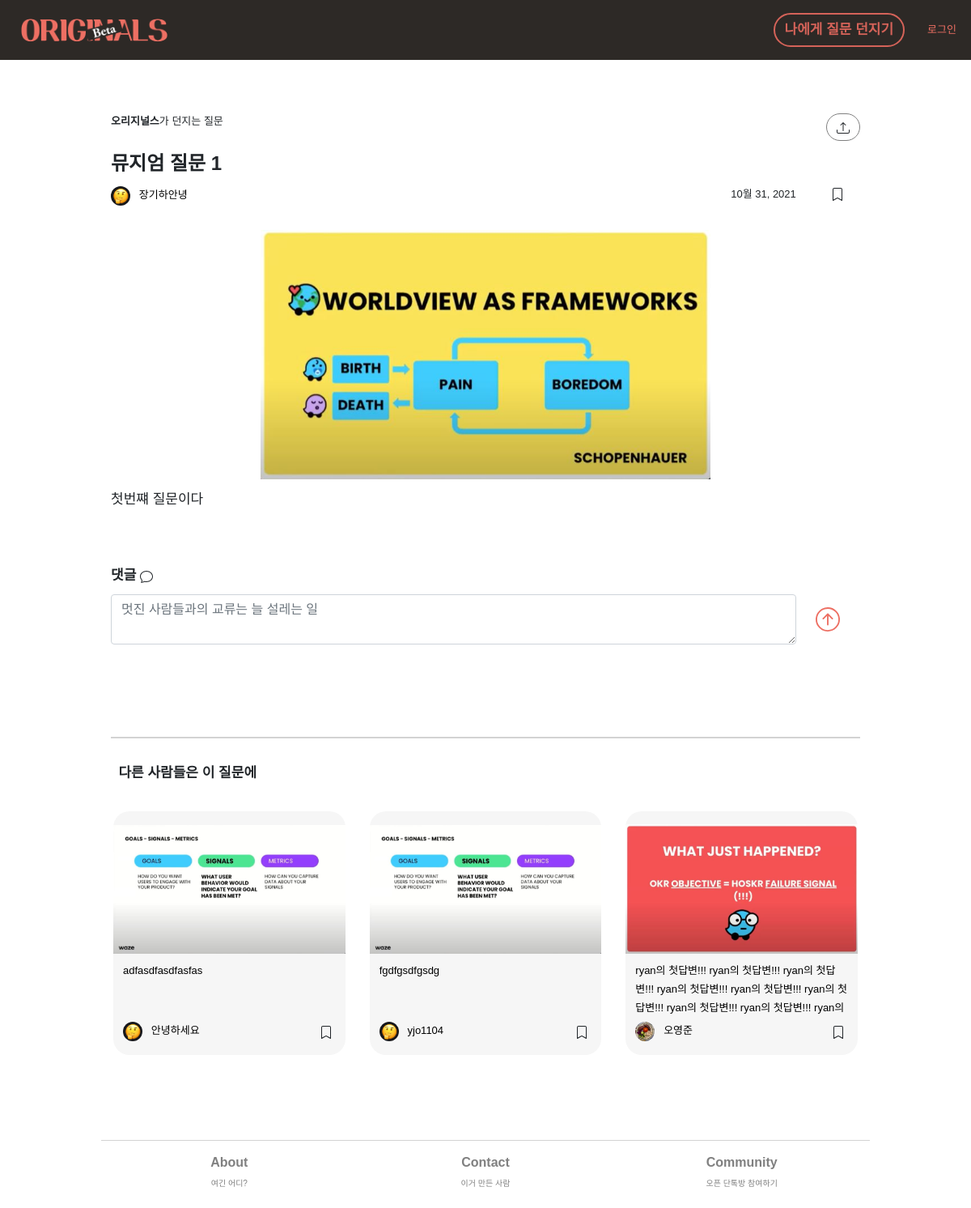
/originals-answer/43, run on the app's committed database.
### main/models.py (models this page shows, shortened)
class AnswersForFromUs(models.Model):
    objects = models.Manager()
    type = models.CharField(max_length=10, default='us', blank=True)
    question_id = models.ForeignKey(QuestionsFromUs, on_delete=models.CASCADE, related_name='answerforfromus', null=False, default=None)
    author_id = models.ForeignKey(User, on_delete=models.CASCADE, related_name='answerforfromus', null=False)
    body = models.CharField(max_length=10000, blank=True) # 답변을 하지 않고 저장하는 경우--null=True 필요없나?
    image = models.ImageField(null=True, blank=True, upload_to='answer_img')
    created_at = models.DateField(auto_now_add=True)
    updated_at = models.DateField(auto_now_add=True)
    created_at_time = models.DateTimeField(auto_now_add=True, null=True, blank=True)
    is_shared = models.BooleanField(default=True)
    on_magazine = models.BooleanField(default=False)
    author_favorite = models.BooleanField(default=False)

class QuestionsFromUs(models.Model):
    objects = models.Manager()
    question_no = models.IntegerField(null=True)
    title = models.CharField(max_length = 100, blank=False)
    body = models.TextField(blank=True)
    image = models.ImageField(null=True, blank=True, upload_to="question_img")
    is_nudge = models.BooleanField(default=False)
    created_at = models.DateField(auto_now_add=True)

### member/models.py (models this page shows, shortened)
class UserInfo(models.Model):
    objects = models.Manager()
    this_user = models.OneToOneField(User, on_delete=models.CASCADE, related_name = 'userinfo', null=True, default=None) ## UserInfo가 생성될 때마다 user에게 link된다.
    real_name = models.CharField(max_length=20, blank=True, default="내 이름")
    profile_image = models.ImageField(null=True, upload_to="profile_images", default="default_psa.jpg")
    self_intro = models.CharField(max_length=140, blank=True, default="나에 대한 간단한 소개")
    slug = models.SlugField(max_length=100, allow_unicode=True, null=False, blank=False)
    persona_type = models.CharField(max_length=50, null=False)
    is_editor = models.BooleanField(default=False)
    saved_answers = models.ForeignKey(AnswersForFromUs, on_delete=models.CASCADE, related_name = 'userinfo', null=True, default=None)

### main/views.py (the view)
# urls.py: path('originals-answer/<int:ans_us_id>', views.detail_ans_us, name='originals-answer-detail'),
def detail_ans_us(request, ans_us_id):
    navbar_context = navbar(request)
    this_ans = AnswersForFromUs.objects.get(id=ans_us_id)
    this_ans_ques_no = this_ans.question_id.question_no
    if request.user.is_authenticated:
        if SavedAnswers.objects.filter(ans_us_ref=this_ans, bookmarker=request.user).exists():
            bookmarked = 'True'
        else:
            bookmarked = 'False'
        if this_ans.author_id == request.user:
            editable = 'True'
        else:
            editable = ''
        if request.user:
            current_user = UserInfo.objects.get(this_user=request.user)
        else:
            current_user = ''
    else:
        editable = ''
        bookmarked = ''
        current_user = ''
    this_question_id = QuestionsFromUs.objects.filter(question_no=this_ans_ques_no).values_list('id', flat=True)
    all_ans_us = AnswersForFromUs.objects.filter(is_shared=True, question_id=this_question_id[0]).exclude(id=ans_us_id).order_by('-created_at_time').annotate(
        count_comments = Count('commentansus') ## annotate은 댓글 갯수 가져오는 용도.
    )
    comments = CommentAnsUs.objects.filter(ans=ans_us_id).order_by('-created_at_time')
    pre_context = {
        'this_ans' : this_ans,
        'editable' : editable,
        'bookmarked' : bookmarked,
        'all_ans_us' : all_ans_us,
        'comments' : comments,
        'ans_us_id' : ans_us_id,
        'current_user' : current_user,
    }
    context = {**pre_context, **navbar_context}
    return render(request, 'main/D_ans_us.html', context)

### main/views.py (called while the page is built)
def navbar(request):
    if request.user.is_authenticated:
        navbar_this_user = request.user
        try:
            navbar_this_userinfo = UserInfo.objects.get(this_user=navbar_this_user)
            navbar_authenticated = 'True'
            navbar_context = {
                'navbar_authenticated' : navbar_authenticated,
                'navbar_this_user' : navbar_this_user.username,
                'navbar_this_userinfo' : navbar_this_userinfo,
            }
        except ObjectDoesNotExist:
            navbar_authenticated = 'False'
            navbar_context = {
                navbar_authenticated : navbar_authenticated,
                'navbar_this_user' : navbar_this_user.username,
            }
    else:
        navbar_authenticated = 'False'
        navbar_context = {
            'navbar_authenticated' : navbar_authenticated,
        }
    return navbar_context

### main/templates/main/D_ans_us.html (shortened to what this page needs)
{% extends 'main/base.html' %}
{% load crispy_forms_tags %}
{% block content %}
<div class="row-h-80"></div>
<div class="row">
    <div class="col-10 left">
        <div class="text-s"><span class="bolder">오리지널스</span>가 던지는 질문</div>
    </div>
    <div class="col-2 right my-auto">
        <span class="btn btn-menial" id="btn-share" onclick="Share()">
        </span>
    </div>
</div>
<div class="row">
    <div class="col text-l">
        {{this_ans.question_id.title}}
    </div>
</div>
<div class="row">
    <div class="col-5 col-md-4 text-s left my-auto">
        <a href="/profile/{{this_ans.author_id.username}}"><img class=" profile-img-list" src="{{this_ans.author_id.userinfo.profile_image.url}}">&nbsp;&nbsp;&nbsp;{{this_ans.author_id.userinfo.real_name}}</a>
    </div>
    <div class="col-5 col-md-7 text-s right">
        {{this_ans.created_at}}
    </div>
    <div class="col-2 col-md-1 text-s center">
        {% if bookmarked == 'True' %}
        <div class='bookmark-us' id='orig-ans-id-{{this_ans.id}}' onclick="BookmarkUs(id)">
            <svg class="bookmark-icon bi bi-bookmark-fill"  xmlns="http://www.w3.org/2000/svg" width="16" height="16" fill="currentColor" viewBox="0 0 16 16">
                <path d="M2 2v13.5a.5.5 0 0 0 .74.439L8 13.069l5.26 2.87A.5.5 0 0 0 14 15.5V2a2 2 0 0 0-2-2H4a2 2 0 0 0-2 2z"/>
            </svg>
        </div>
        {% else %}
        <div class='bookmark-us' id='orig-ans-id-{{this_ans.id}}' onclick="BookmarkUs(id)">
        </div>
        {% endif %}
    </div>
</div>
<div class="row-h-20"></div>
<div class="row justify-content-center">
    <div class="col center">
        <img class='img-detail-page' src="{{this_ans.image.url}}">
    </div>
</div>
<div class="row">
    <div class="col col-lg-12 col-xs-10 text-m textbunch">
        {{this_ans.body|linebreaks}}
    </div>
</div>
<div class="row-h-40"></div>
<div class="container-comment">
    <div class="row">
        <div class="col text-m bolder">
            댓글
        </div>
    </div>
    <div class="row justify-content-center">
        <div class="col-10 col-md-11 center">
            <textarea placeholder="멋진 사람들과의 교류는 늘 설레는 일" class="form-control" id="comment-input"></textarea>
        </div>
        <div class="col-2  col-md-1 left my-auto">
        </div>
    </div>
    <div class="row-h-20"></div>
    <div class="row justify-content-center">
        <div class="col-11">
        </div>
        <div class="col-1"></div>
    </div>
</div>
<div class="row-h-20"></div>
<div class="row-h-40 bottom-border"></div>
<div class="row-h-20"></div>
<div class="row ans-orig">
    <div class="col text-m bolder">
        &nbsp;&nbsp;다른 사람들은 이 질문에
    </div>
</div>
<div class="row ans-orig fade-in" id=''>
    {% for u in all_ans_us %}
    <div class="col-12 col-md-4">
        <div class="row align-middle">
            <div class="card card-body grid-card col ans-us-card">
                <a href="/originals-answer/{{u.id}}" id="ans-click-id-{{u.id}}" onclick="TrackClicksUs(id)">
                    <div class="row list-img-container-row">
                        <div class="col list-img-container-col">
                            <img class='question-img-list' src="{{u.image.url}}"/>
                        </div>
                    </div>
                    <div class="row">
                        <div class="col">
                            <div class='text-s link textbunch truncate'>{{u.body}}</div>
                        </div>
                    </div>
                </a>
                <div class="row">
                    <div class="col-10 my-auto text-s left">
                        <a href='/profile/{{u.author_id.username}}'><img class='profile-img-list' src='{{u.author_id.userinfo.profile_image.url}}'/>&nbsp;&nbsp;&nbsp;{{u.author_id.userinfo.real_name}}</a>
                    </div>
                    <div class="col-2 my-auto text-center">
                        {% if u.id in list__us_saved_by_user %}
                        <div class='bookmark-orig' id='us-ans-id-{{u.id}}' onclick="BookmarkUs(id)">
                            <svg class="bookmark-icon bi bi-bookmark-fill"  xmlns="http://www.w3.org/2000/svg" width="16" height="16" fill="currentColor" viewBox="0 0 16 16">
                                <path d="M2 2v13.5a.5.5 0 0 0 .74.439L8 13.069l5.26 2.87A.5.5 0 0 0 14 15.5V2a2 2 0 0 0-2-2H4a2 2 0 0 0-2 2z"/>
                                </svg>
                        </div>
                        {% else %}
                        <div class='bookmark-orig' id='us-ans-id-{{u.id}}' onclick="BookmarkUs(id)">
                        </div>
                        {% endif %}
                    </div>
                </div>
            </div>
        </div>
    </div>
    {% endfor %}
</div>
{% endblock %}

### static/base.css (style rules this page uses)
a { text-decoration: none !important; color: black !important; }
body { font-family : 'NanumSquare', sans-serif !important; min-height: 100vh; display: flex; flex-direction: column; }
.row { margin-top: 10px !important; }
.row-h-20 { height: 20px; }
.row-h-40 { height: 40px; }
.row-h-80 { height: 80px; }
.bottom-border { border-bottom : 2px lightgray solid; }
.grid-card { margin : 15px !important; border-radius: 20px !important; border-color: transparent !important; background-color: #F6F6F6 !important; padding-right: 11px !important ; padding-left: 11px !important ; padding-top: 5px !important; transition: transform 100ms cubic-bezier(.877, .079, .123, .985), -webkit-transform 100ms cubic-bezier(.877, .079, .123, .985); }
.form-control { font-size: 1.063rem; }
.right { text-align: right; }
.left { text-align: left; }
.center { text-align: center; }
.btn { border-radius : 100px !important; }
.btn-menial { background-color: transparent !important; border : 1px grey solid !important; font-size: 0.813rem !important; }
.text-l { font-size: 1.5rem; font-weight: 800; }
.text-m { font-size: 1.063rem; }
.text-s { font-size: 0.813rem; }
.textbunch { line-height: 1.75; }
.bolder { font-weight: 800; }
.truncate { overflow: hidden; height : 4rem; }
.profile-img-list { height: 1.5rem; width: auto; border-radius: 50px; }
.question-img-list { width: 100%; }
.list-img-container-row { height: 10rem; overflow: hidden; display: flex; align-items: center; justify-content: center; margin-right: 0px; margin-left: 0px; }
.list-img-container-col { padding-right: 0px !important; padding-left: 0px !important; }
.img-detail-page { width: 60%; }
.bookmark-icon { cursor: pointer; }
.fade-in { animation: fadein 1s; }

### data on the page
AnswersForFromUs: question_id "뮤지엄 질문 1", author_id.userinfo.profile_image (placeholder picture), author_id.userinfo.real_name "장기하안녕", created_at "10월 31, 2021", image (picture), body "첫번쨰 질문이다"
AnswersForFromUs: image (picture), body "adfasdfasdfasfas", author_id.userinfo.profile_image (placeholder picture), author_id.userinfo.real_name "안녕하세요"
AnswersForFromUs: image (picture), body "fgdfgsdfgsdg", author_id.userinfo.profile_image (placeholder picture), author_id.userinfo.real_name "yjo1104"
AnswersForFromUs: image (picture), body "ryan의 첫답변!!! ryan의 첫답변!!! ryan의 첫답변!!! ryan의 첫답변!!! ryan의 첫답변!!! ryan의 첫답변!!! ryan의 첫답변!!! ryan의 첫답변!!! ryan의…", author_id.userinfo.profile_image (picture), author_id.userinfo.real_name "오영준"
